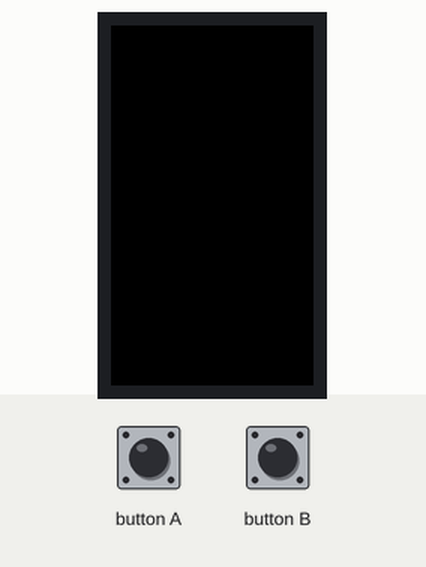
A sketch run on a simulated ESP32. On the bench: 240×135 colour display. The inputs (shaded band) are chosen by the test bench. WiFi joins after 1.5 s; servers stay silent unless stated; not simulated (calls return 0 or success): secrets.h.

Above: at 5.8 s.
5.9 s: button A set LOW
At 7.4 s:
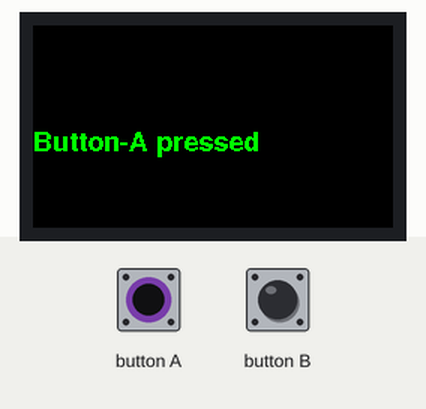
At 8.7 s:
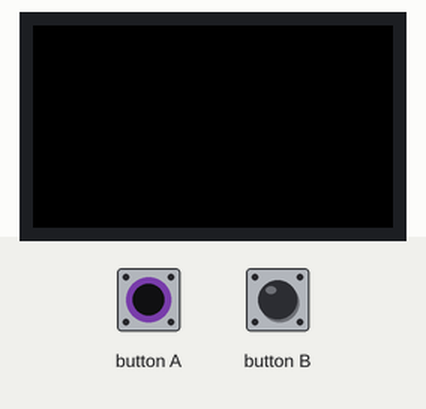
8.9 s: button A pulsed HIGH 2 times (0.12 s each, 0.3 s apart)
Timing chart, 0 to 11.9 s (numbered marks = the images above; inputs shaded):
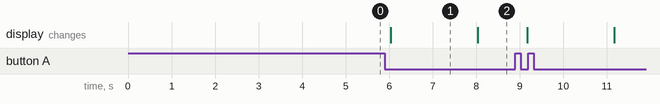

Measured:
- after the input at 5.9 s, the display: changes after 0.13 s (image 1)
- what the display in image 1 shows lasts 2.0 s, from 6.0 s to 8.0 s

The sketch:

ThingSpeak.ino
```cpp
/*
 Ethan Hartman
 4/21/24
 CSC230 - Using Thingspeak API to collect and visualize data
 ephartman1@gmail.com
*/


#include "ThingSpeak.h"
#include "secrets.h"
#include "M5StickCPlus2.h"
#include "WiFi.h"

unsigned long myChannelNumber = SECRET_CH_ID;
const char * myWriteAPIKey = SECRET_WRITE_APIKEY;
char ssid[] = SECRET_SSID;   // your network SSID (name)
char pass[] = SECRET_PASS;   // your network password
int keyIndex = 0;            // your network key index number (needed only for WEP)
int aCount = 0;
unsigned long duration = 30000;
unsigned long startTime = 0;

WiFiClient  client;

void setup() {
  WiFi.mode(WIFI_STA);
  ThingSpeak.begin(client);

  auto cfg = M5.config();
  StickCP2.begin(cfg);
  StickCP2.Display.setRotation(1);
  StickCP2.Display.setTextColor(GREEN);
  StickCP2.Display.setTextDatum(middle_center);
  StickCP2.Display.setFont(&fonts::FreeSansBold9pt7b);
  StickCP2.Display.setTextSize(1);
}

void loop() {
  StickCP2.update();
  StickCP2.Display.clear();
  StickCP2.Display.setCursor(0, 10);

  StickCP2.Display.clear();
  StickCP2.Display.setCursor(0, 10);
  while (WiFi.status() != WL_CONNECTED) {
    WiFi.begin(ssid, pass);
    delay(5000);
  }

  StickCP2.Display.setCursor(0, 70);

  if (StickCP2.BtnA.wasPressed()) {
    if (startTime == 0) {
      startTime = millis(); // Start counting time when first button press is detected
    }

    // Increment button counts
    if (StickCP2.BtnA.wasPressed()) {
      StickCP2.Display.clear();
      StickCP2.Display.setCursor(0, 70);
      StickCP2.Display.printf("Button-A pressed\n");
      delay(2000);
      aCount++;
    }

    // Check if duration has elapsed
    if (millis() - startTime >= duration) {
      // Send button counts to ThingSpeak
      recordPress(1, aCount);

      // Reset counts and start time for next duration
      aCount = 0;
      startTime = 0;
    }
  }
}

void recordPress(int field, int numPresses) {
  int httpCode = 0;
  while (httpCode != 200) {
    StickCP2.Display.setCursor(0, 70);
    StickCP2.Display.clear();
    StickCP2.Display.printf("error");
    ThingSpeak.writeField(myChannelNumber, field, numPresses, myWriteAPIKey);
    delay(5000);
  }
    StickCP2.Display.printf("Channel write successful.\n");
    delay(5000);
}
```
